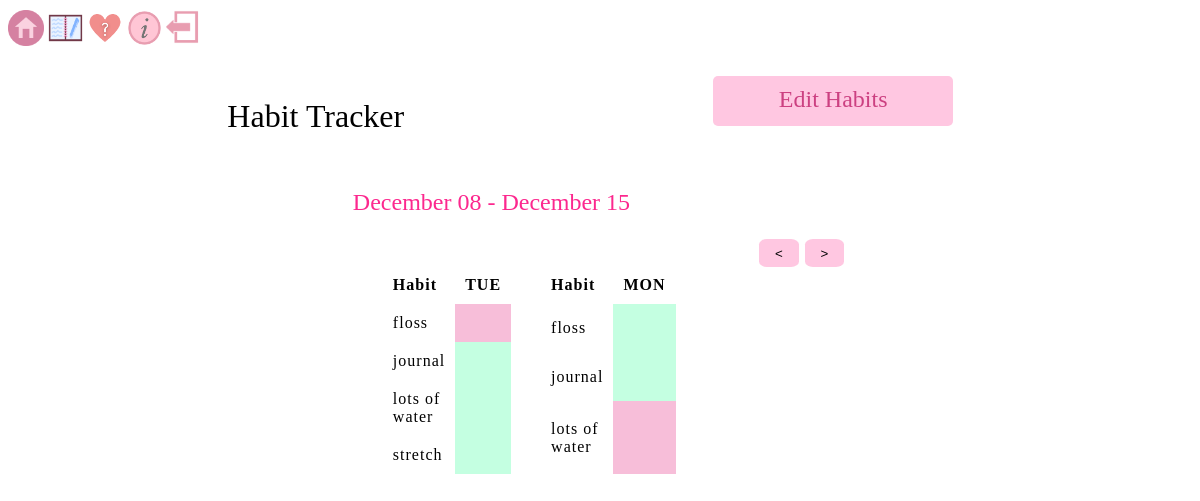
The app's page /habittracker (signed in), older data.
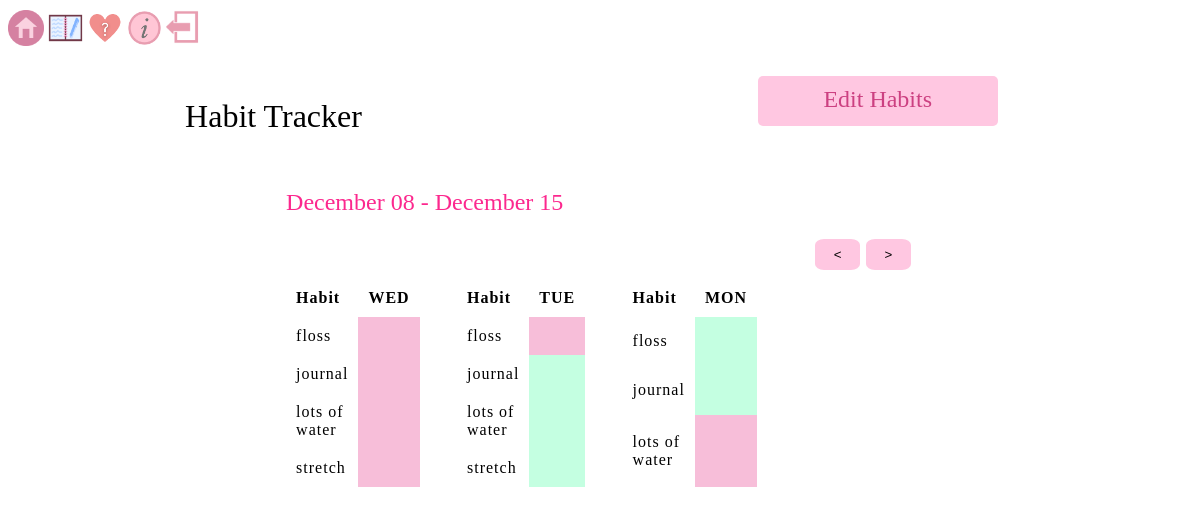
The same page, newer data.
### app/models.py (models this page shows, shortened)
class Habit(db.Model):
    id = db.Column(db.Integer, primary_key=True)
    habit_name = db.Column(db.String(50), unique=False, nullable=False)
    habit_done = db.Column(db.Boolean, default=False, nullable=False)
    user_id = db.Column(db.Integer, db.ForeignKey('user.id'), nullable=False)
    date = db.Column(db.Date, nullable=False, default=date.today())

### app/routes.py (the view)
@app.route("/habittracker")
@login_required
def habittracker():
    todays_date= date.today()
    lastweek= todays_date - timedelta(days=7)
    habit0 = Habit.query.filter_by(user_id=current_user.id, date=todays_date)
    if habit0.first() is None:
        habit0= 'Null'
    habit1 = Habit.query.filter_by(user_id=current_user.id, date=todays_date-timedelta(days=1))
    if habit1.first() is None:
        habit1= 'Null'
    habit2 = Habit.query.filter_by(user_id=current_user.id, date=todays_date-timedelta(days=2))
    if habit2.first() is None:
        habit2= 'Null'
    habit3 = Habit.query.filter_by(user_id=current_user.id, date=todays_date-timedelta(days=3))
    if habit3.first() is None:
        habit3= 'Null'
    habit4 = Habit.query.filter_by(user_id=current_user.id, date=todays_date-timedelta(days=4))
    if habit4.first() is None:
        habit4= 'Null'
    habit5 = Habit.query.filter_by(user_id=current_user.id, date=todays_date-timedelta(days=5))
    if habit5.first() is None:
        habit5= 'Null'
    habit6 = Habit.query.filter_by(user_id=current_user.id, date=todays_date-timedelta(days=6))
    if habit6.first() is None:
        habit6= 'Null'
    return render_template("habittracker.html", todays_date=todays_date, lastweek=lastweek, habit1=habit1, habit2=habit2, habit3=habit3, habit4=habit4, habit5=habit5, habit6=habit6, habit0=habit0, title="Habit Tracker")

### app/models.py (called while the page is built)
@login_manager.user_loader
def load_user(user_id):
    return User.query.get(int(user_id))

### app/templates/habittracker.html (shortened to what this page needs)
<!doctype html>
<html lang="en">
    <head>
        <link rel="stylesheet" href="static\habit.css">
        <div>
            <a class="nav-link" href="/mainpage"><img src="static\images\home.png " width="3%"></a>
            <a class="nav-link" href="/journal"><img src="static\images\journal_icon.png " width="3%"></a>
            <a class="nav-link" href="/moodtracker"><img src="static\images\moodtracker_icon.png " width="3%"></a>
            <a class="nav-link" href="/info"><img src="static\images\information_icon.png " width="3%"></a>
            <a class="nav-link" href="/"><img src="static\images\logout_icon.png " width="3%"></a>
        </div>
    </head>
    <body >
        <div class="container">
            <a id="habit_button" href="/habit_update">Edit Habits</a>
            <h1> Habit Tracker </h1>
            <div id="week">
                <h2>{{ lastweek.strftime("%B %d") }} - {{ todays_date.strftime("%B %d") }}</h2>
                <form action= "/nexthabittracker" method="POST" id="nextButton" >
                    <input type="submit" value=">">
                </form>
                <form action= "/prevhabittracker" method="POST" id="backButton" >
                    <input type="submit" value="<">
                </form>
                <div class="days">
                    {% if habit0 != 'Null' %}
                        <table class="sun">
                            <thead>
                                <tr>
                                    <th scope="col" style="text-align: left;">Habit</th>
                                    <th scope="col">{{ habit0[0].date.strftime("%a")|upper }}   </th>
                                </tr>
                            </thead><br/>
                            <tbody>
                                {% for habit in habit0 %}
                                    <tr>
                                        <td scope="row" id="habit"> {{ habit.habit_name }}  </td>
                                        {% if habit.habit_done == True %}
                                            <td id ="habit0t"></td>
                                            <style>
                                                #habit0t{
                                                    background-color: #C4FFE1;
                                                }
                                            </style>
                                        {% elif habit.habit_done == False %}
                                            <td id ="habit0f"></td>
                                        {% endif %}
                                    </tr>
                                {% endfor %}
                            </tbody>
                        </table>
                    {% endif %}
                    {% if habit1 != 'Null' %}
                        <table class="mon">
                            <thead>
                                <tr>
                                    <th scope="col" style="text-align: left;">Habit</th>
                                    <th scope="col"> {{ habit1[0].date.strftime("%a")|upper  }} </th>
                                </tr>
                            </thead><br/>
                            <tbody>
                                {% for habit in habit1 %}
                                    <tr>
                                        <td scope="row" id="habit"> {{ habit.habit_name }}  </td>
                                        {% if habit.habit_done == True %}
                                            <td id ="habit1t"></td>
                                        {% elif habit.habit_done == False %}
                                            <td id ="habit1f"></td>
                                        {% endif %}
                                    </tr>
                                {% endfor %}
                            </tbody>
                        </table>
                    {% endif %}
                    {% if habit2 != 'Null' %}
                        <table class="tue">
                            <thead>
                                <tr>
                                    <th scope="col" style="text-align: left;">Habit</th>
                                    <th  scope="col"> {{ habit2[0].date.strftime("%a")|upper  }} </th>
                                </tr>
                            </thead><br/>
                            <tbody>
                                {% for habit in habit2 %}
                                    <tr>
                                        <td scope="row" id="habit"> {{ habit.habit_name }}  </td>
                                        {% if habit.habit_done == True %}
                                            <td id ="habit2t"></td>
                                        {% elif habit.habit_done == False %}
                                            <td id ="habit2f"></td>
                                        {% endif %}
                                    </tr>
                                {% endfor %}
                            </tbody>
                        </table>
                    {% endif %}
                </div>
            </div>
        </div>
    </body>
</html>

### app/static/habit.css (style rules this page uses)
body { font-family: serif; }
.container { display: grid; width: fixed; height: fixed; margin: 2%; display: grid; padding: 3px; grid-gap: 10px; grid-template-areas: "title blank edit" "habits habits habits" }
h1 { grid-area: title; font-weight: normal; overflow: auto; height: 40px; text-align: right; padding-right: 5%; }
input[type="submit"] { background: none; border: none; }
#habit_button { grid-area: edit; overflow: auto; height: 30px; width: 220px; background: rgb(255, 199, 225); color: rgb(204, 64, 129); font-size: x-large; padding: 10px; margin: 0px; text-align: center; border-radius: 5px; text-decoration: none; }
#week { justify-self: center; grid-area: habits; overflow: auto; min-height: 200px; min-width: 60px; max-width: 80vw; }
h2 { color: #FC288E; font-weight: normal; }
td, th { padding: 10px; }
table { letter-spacing: 1px; border-collapse: collapse; }
#backButton, #nextButton { float: right; padding-top: 1%; padding-bottom: 1%; padding-left: 2%; padding-right: 2%; border-radius: 20%; background-color: rgb(255, 199, 225); color: white; margin: 3px; }
.days { width: fixed; height: fixed; margin-top: 10%; display: grid; grid-gap: 30px; grid-template-areas: "sun mon tue wed thu fri sat" }
.sun { grid-area: sun; overflow: auto; width: 100px; }
.mon { grid-area: mon; overflow: auto; width: 100px; }
.tue { grid-area: tue; overflow: auto; width: 100px; }

### app/templates/habittracker.html (style rules this page uses)
#habit0f { background-color: #F7BED9; }
#habit1f { background-color: #F7BED9; }
#habit1t { background-color: #C4FFE1; }
#habit2t { background-color: #C4FFE1; }
#habit2f { background-color: #F7BED9; }

Row changes from the older to the newer data that the page shows:
added Habit: date "WED", habit_name "floss", habit_done False (drawn), shown under "December 08 - December 15"
added Habit: habit_name "journal", habit_done False (drawn), shown under "December 08 - December 15"
added Habit: habit_name "lots of water", habit_done False (drawn), shown under "December 08 - December 15"
added Habit: habit_name "stretch", habit_done False (drawn), shown under "December 08 - December 15"
Text that changed along with them:
text now shown: "Habit"
